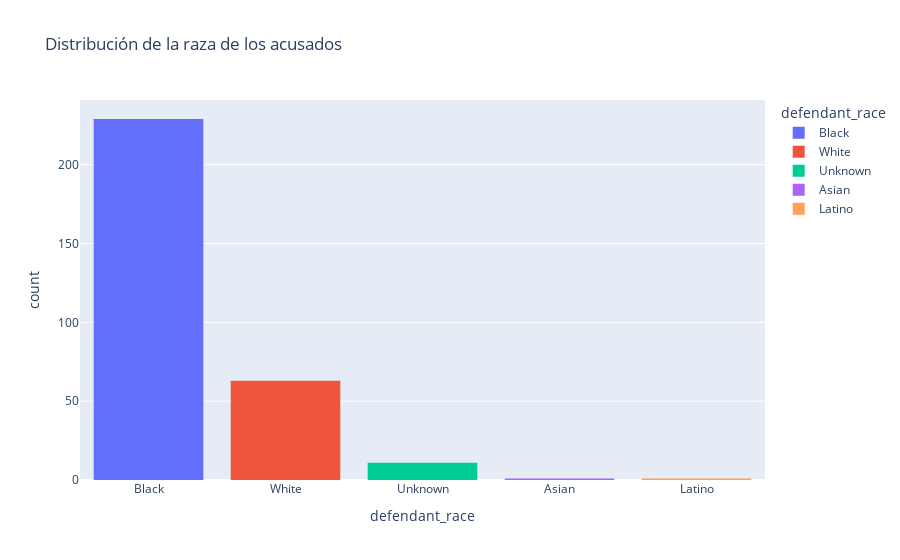

This figure's notebook cell:
### Code cell
import plotly.express as px

fig = px.histogram(data_trials, x="defendant_race", title="Distribución de la raza de los acusados",color='defendant_race')
fig.show()

### Figure 1 — Plotly figure (JSON) as saved in the notebook; plotly's stock layout.template omitted (floating-point values rounded to 4 significant figures; data arrays with more than 128 entries replaced by an {"elided": "..."} marker saying what was removed)
{"data": [{"alignmentgroup": "True", "bingroup": "x", "hovertemplate": "defendant_race=%{x}<br>count=%{y}<extra></extra>", "legendgroup": "Black", "marker": {"color": "#636efa"}, "name": "Black", "offsetgroup": "Black", "orientation": "v", "showlegend": true, "type": "histogram", "x": {"elided": "229 str values"}, "xaxis": "x", "yaxis": "y"}, {"alignmentgroup": "True", "bingroup": "x", "hovertemplate": "defendant_race=%{x}<br>count=%{y}<extra></extra>", "legendgroup": "White", "marker": {"color": "#EF553B"}, "name": "White", "offsetgroup": "White", "orientation": "v", "showlegend": true, "type": "histogram", "x": ["White", "White", "White", "White", "White", "White", "White", "White", "White", "White", "White", "White", "White", "White", "White", "White", "White", "White", "White", "White", "White", "White", "White", "White", "White", "White", "White", "White", "White", "White", "White", "White", "White", "White", "White", "White", "White", "White", "White", "White", "White", "White", "White", "White", "White", "White", "White", "White", "White", "White", "White", "White", "White", "White", "White", "White", "White", "White", "White", "White", "White", "White", "White"], "xaxis": "x", "yaxis": "y"}, {"alignmentgroup": "True", "bingroup": "x", "hovertemplate": "defendant_race=%{x}<br>count=%{y}<extra></extra>", "legendgroup": "Unknown", "marker": {"color": "#00cc96"}, "name": "Unknown", "offsetgroup": "Unknown", "orientation": "v", "showlegend": true, "type": "histogram", "x": ["Unknown", "Unknown", "Unknown", "Unknown", "Unknown", "Unknown", "Unknown", "Unknown", "Unknown", "Unknown", "Unknown"], "xaxis": "x", "yaxis": "y"}, {"alignmentgroup": "True", "bingroup": "x", "hovertemplate": "defendant_race=%{x}<br>count=%{y}<extra></extra>", "legendgroup": "Asian", "marker": {"color": "#ab63fa"}, "name": "Asian", "offsetgroup": "Asian", "orientation": "v", "showlegend": true, "type": "histogram", "x": ["Asian"], "xaxis": "x", "yaxis": "y"}, {"alignmentgroup": "True", "bingroup": "x", "hovertemplate": "defendant_race=%{x}<br>count=%{y}<extra></extra>", "legendgroup": "Latino", "marker": {"color": "#FFA15A"}, "name": "Latino", "offsetgroup": "Latino", "orientation": "v", "showlegend": true, "type": "histogram", "x": ["Latino"], "xaxis": "x", "yaxis": "y"}], "layout": {"barmode": "relative", "legend": {"title": {"text": "defendant_race"}, "tracegroupgap": 0}, "title": {"text": "Distribución de la raza de los acusados"}, "xaxis": {"anchor": "y", "categoryarray": ["Black", "White", "Unknown", "Asian", "Latino"], "categoryorder": "array", "domain": [0, 1], "title": {"text": "defendant_race"}}, "yaxis": {"anchor": "x", "domain": [0, 1], "title": {"text": "count"}}}}
